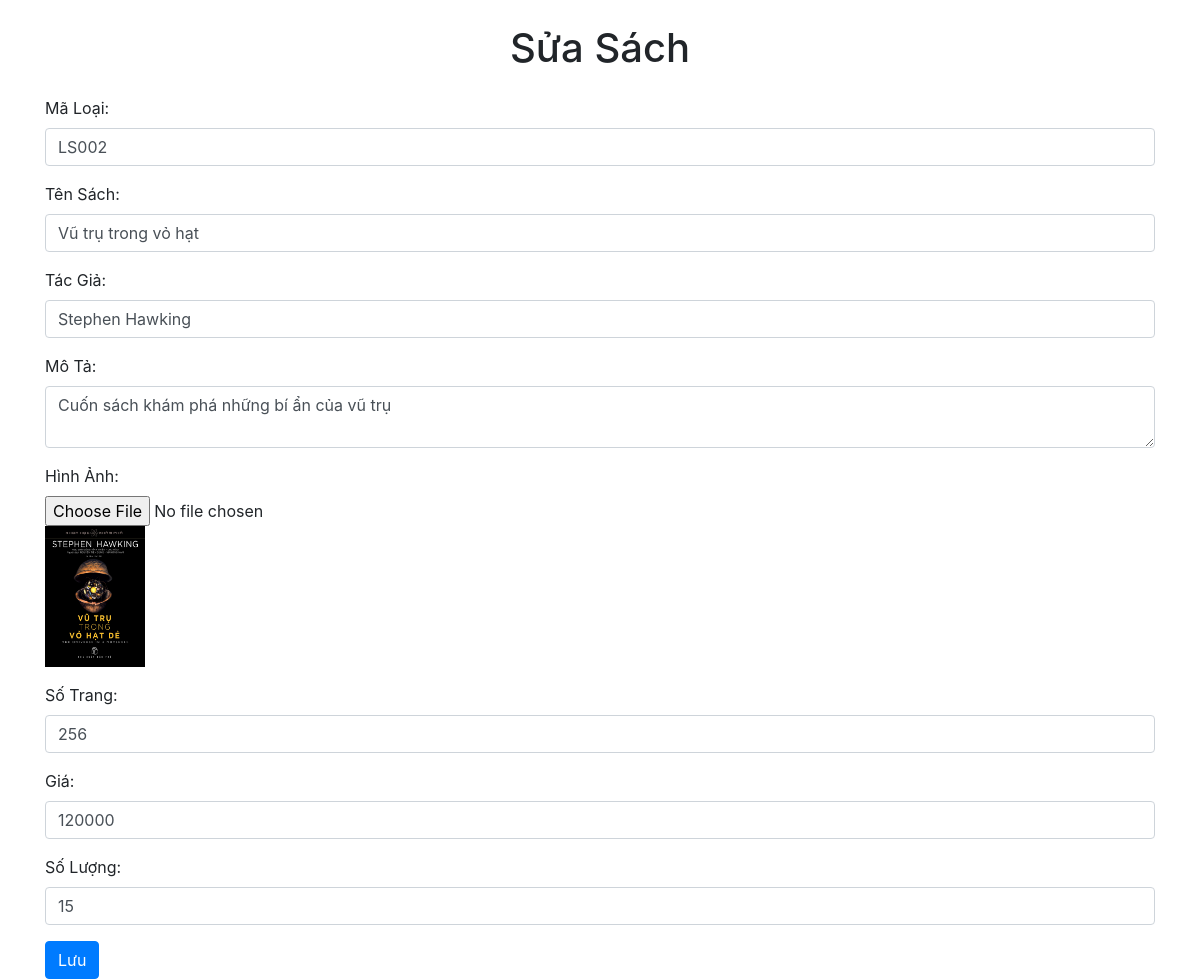
The app's page /webbansach/tạm/edit_book.php?edit=2 with its own data.
### tables this page shows
CREATE TABLE `sach` (
  `ID_SACH` int(11) NOT NULL,
  `MA_LOAI` varchar(5) NOT NULL,
  `TEN_SACH` varchar(255) DEFAULT NULL,
  `TAC_GIA` varchar(255) DEFAULT NULL,
  `MO_TA` text DEFAULT NULL,
  `HINH_SACH` text DEFAULT NULL,
  `SO_TRANG` int(11) DEFAULT NULL,
  `GIA` int(11) DEFAULT NULL,
  `SO_LUONG` int(11) DEFAULT NULL
);

### webbansach/tạm/edit_book.php (the view, shortened to what this page needs)
<?php
$conn = new mysqli("localhost", "root", "", "online_shop");
if (isset($_GET['edit'])) {
    $id_sach = $_GET['edit'];
    $result = $conn->query("SELECT * FROM sach WHERE ID_SACH=$id_sach");
    $sach = $result->fetch_assoc();
}
?>
<!DOCTYPE html>
<html lang="en">
<head>
    <link rel="stylesheet" href="https://maxcdn.bootstrapcdn.com/bootstrap/4.5.2/css/bootstrap.min.css">
</head>
<body>
    <div class="container mt-4">
        <h1 class="text-center">Sửa Sách</h1>
        <form action="" method="post" enctype="multipart/form-data" class="mt-4">
            <div class="form-group">
                <label for="ma_loai">Mã Loại:</label>
                <input type="text" name="ma_loai" class="form-control" value="<?php echo isset($sach['MA_LOAI']) ? $sach['MA_LOAI'] : ''; ?>" required>
            </div>
            <div class="form-group">
                <label for="ten_sach">Tên Sách:</label>
                <input type="text" name="ten_sach" class="form-control" value="<?php echo isset($sach['TEN_SACH']) ? $sach['TEN_SACH'] : ''; ?>" required>
            </div>
            <div class="form-group">
                <label for="tac_gia">Tác Giả:</label>
                <input type="text" name="tac_gia" class="form-control" value="<?php echo isset($sach['TAC_GIA']) ? $sach['TAC_GIA'] : ''; ?>">
            </div>
            <div class="form-group">
                <label for="mo_ta">Mô Tả:</label>
                <textarea name="mo_ta" class="form-control"><?php echo isset($sach['MO_TA']) ? $sach['MO_TA'] : ''; ?></textarea>
            </div>
            <div class="form-group">
                <label for="hinh_sach">Hình Ảnh:</label>
                <input type="file" name="hinh_sach" class="form-control-file">
                <?php if (isset($sach['HINH_SACH'])): ?>
                    <img src="hinhanh/<?php echo $sach['HINH_SACH']; ?>" alt="Hình Ảnh" width="100">
                <?php endif; ?>
            </div>
            <div class="form-group">
                <label for="so_trang">Số Trang:</label>
                <input type="number" name="so_trang" class="form-control" value="<?php echo isset($sach['SO_TRANG']) ? $sach['SO_TRANG'] : ''; ?>">
            </div>
            <div class="form-group">
                <label for="gia">Giá:</label>
                <input type="number" name="gia" class="form-control" value="<?php echo isset($sach['GIA']) ? $sach['GIA'] : ''; ?>">
            </div>
            <div class="form-group">
                <label for="so_luong">Số Lượng:</label>
                <input type="number" name="so_luong" class="form-control" value="<?php echo isset($sach['SO_LUONG']) ? $sach['SO_LUONG'] : ''; ?>">
            </div>
            <button type="submit" name="save" class="btn btn-primary">Lưu</button>
        </form>
    </div>
</body>
</html>

### records on screen
sach: ma_loai "LS002", ten_sach "Vũ trụ trong vỏ hạt", tac_gia "Stephen Hawking", mo_ta "Cuốn sách khám phá những bí ẩn của vũ trụ", HINH_SACH (picture), so_trang "256", gia "120000", so_luong "15"
